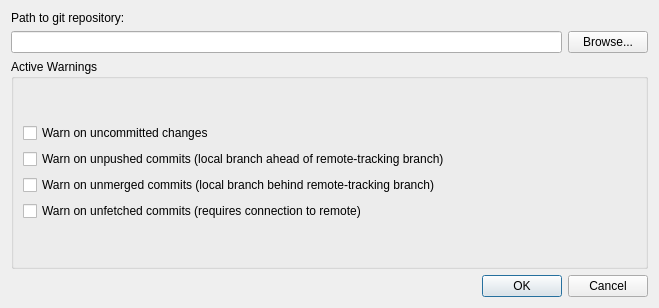
<?xml version="1.0" encoding="UTF-8"?>
<ui version="4.0">
 <class>EditRepoDialog</class>
 <widget class="QDialog" name="EditRepoDialog">
  <property name="geometry">
   <rect>
    <x>0</x>
    <y>0</y>
    <width>659</width>
    <height>308</height>
   </rect>
  </property>
  <property name="sizePolicy">
   <sizepolicy hsizetype="Fixed" vsizetype="Fixed">
    <horstretch>0</horstretch>
    <verstretch>0</verstretch>
   </sizepolicy>
  </property>
  <property name="windowTitle">
   <string>EditRepoDialog</string>
  </property>
  <layout class="QVBoxLayout" name="verticalLayout">
   <item>
    <widget class="QLabel" name="pathLabel">
     <property name="text">
      <string>Path to git repository:</string>
     </property>
    </widget>
   </item>
   <item>
    <layout class="QHBoxLayout" name="horizontalLayout">
     <item>
      <widget class="QLineEdit" name="pathEdit"/>
     </item>
     <item>
      <widget class="QPushButton" name="pathBrowseButton">
       <property name="text">
        <string>Browse...</string>
       </property>
      </widget>
     </item>
    </layout>
   </item>
   <item>
    <widget class="QGroupBox" name="warningsGroupBox">
     <property name="sizePolicy">
      <sizepolicy hsizetype="Preferred" vsizetype="Expanding">
       <horstretch>0</horstretch>
       <verstretch>0</verstretch>
      </sizepolicy>
     </property>
     <property name="title">
      <string>Active Warnings</string>
     </property>
     <layout class="QVBoxLayout" name="verticalLayout_3">
      <item>
       <layout class="QVBoxLayout" name="verticalLayout_2">
        <item>
         <widget class="QCheckBox" name="warnOnUncommittedCheckBox">
          <property name="text">
           <string>Warn on uncommitted changes</string>
          </property>
         </widget>
        </item>
        <item>
         <widget class="QCheckBox" name="warnOnUnpushedCheckBox">
          <property name="text">
           <string>Warn on unpushed commits (local branch ahead of remote-tracking branch)</string>
          </property>
         </widget>
        </item>
        <item>
         <widget class="QCheckBox" name="warnOnUnmergedCheckBox">
          <property name="text">
           <string>Warn on unmerged commits (local branch behind remote-tracking branch)</string>
          </property>
         </widget>
        </item>
        <item>
         <widget class="QCheckBox" name="warnOnUnfetchedCheckBox">
          <property name="text">
           <string>Warn on unfetched commits (requires connection to remote)</string>
          </property>
         </widget>
        </item>
       </layout>
      </item>
     </layout>
    </widget>
   </item>
   <item>
    <widget class="QDialogButtonBox" name="buttonBox">
     <property name="orientation">
      <enum>Qt::Orientation::Horizontal</enum>
     </property>
     <property name="standardButtons">
      <set>QDialogButtonBox::StandardButton::Cancel|QDialogButtonBox::StandardButton::Ok</set>
     </property>
    </widget>
   </item>
  </layout>
 </widget>
 <resources/>
 <connections>
  <connection>
   <sender>buttonBox</sender>
   <signal>accepted()</signal>
   <receiver>EditRepoDialog</receiver>
   <slot>accept()</slot>
   <hints>
    <hint type="sourcelabel">
     <x>248</x>
     <y>254</y>
    </hint>
    <hint type="destinationlabel">
     <x>157</x>
     <y>274</y>
    </hint>
   </hints>
  </connection>
  <connection>
   <sender>buttonBox</sender>
   <signal>rejected()</signal>
   <receiver>EditRepoDialog</receiver>
   <slot>reject()</slot>
   <hints>
    <hint type="sourcelabel">
     <x>316</x>
     <y>260</y>
    </hint>
    <hint type="destinationlabel">
     <x>286</x>
     <y>274</y>
    </hint>
   </hints>
  </connection>
 </connections>
</ui>
